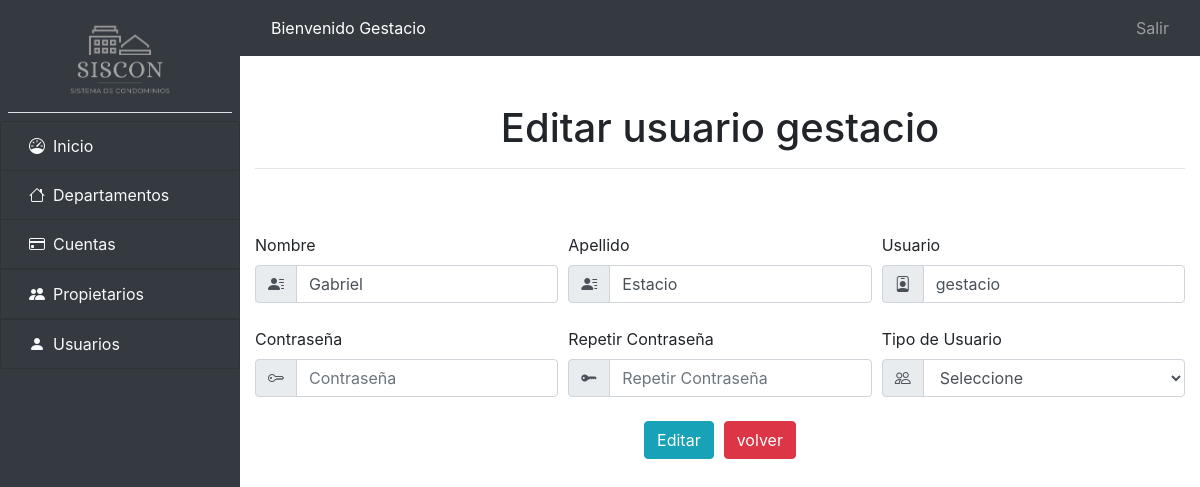
Screenshot of /usuarios/editar_usuario.php?usuario=gestacio (signed in) with the database file from the repository.
### tables this page shows
CREATE TABLE `usuarios` (
  `id` int(11) NOT NULL,
  `nombre` varchar(200) NOT NULL,
  `apellido` varchar(200) NOT NULL,
  `usuario` varchar(64) NOT NULL,
  `contraseña` varchar(64) NOT NULL,
  `tipo_usuario` int(11) NOT NULL,
  `fecha_creacion` date NOT NULL DEFAULT current_timestamp()
);

### Conexion.php (called while the page is built, shortened)
<?php
class Conexion
{
    public function conectar()
    {
        $servidor = 'localhost';
        $nombre_bd = 'siscon';
        $usuario = 'root';
        $password = '';
        $opciones = array(PDO::MYSQL_ATTR_INIT_COMMAND => 'SET NAMES utf8');
        try {
            $this->conexion = new PDO("mysql:host=" . $servidor . "; dbname=" . $nombre_bd, $usuario, $password, $opciones);
            return $this->conexion;
        } catch (Exception $e) {
            die("El error de Conexión es: " . $e->getMessage());
        }
    }
}

### usuarios/editar_usuario.php (the view, shortened to what this page needs)
<?php
if ($_GET) {
    include_once '../Conexion.php';
    $objeto = new Conexion();
    $conexion = $objeto->conectar();
    $consulta = "SELECT *,
    usuarios.id as user_id
    FROM usuarios
    INNER JOIN tipo_usuario ON tipo_usuario.id = usuarios.tipo_usuario
    WHERE usuarios.usuario = '$usuario'";
    $resultado = $conexion->prepare($consulta);
    $resultado->execute();
    $usuario = $resultado->fetch(PDO::FETCH_ASSOC);
}
?>
<?php include_once('../header.php'); ?>
<div class="container">
    <div class="mx-auto">
        <form action="edit_usuario.php" method="POST">
            <div class="form-row">
                <div class="form-group col-md-4">
                    <label>Nombre</label>
                    <div class="input-group mb-2">
                        <div class="input-group-prepend">
                            <div class="input-group-text"><i class="bi bi-person-lines-fill"></i></div>
                        </div>
                        <input type="text" class="form-control" value="<?php echo $usuario['nombre'] ?>" name="nombre" required>
                    </div>
                </div>
                <div class="form-group col-md-4">
                    <label for="apellido">Apellido</label>
                    <div class="input-group mb-2">
                        <div class="input-group-prepend">
                            <div class="input-group-text"><i class="bi bi-person-lines-fill"></i></div>
                        </div>
                        <input id="apellido" type="text" class="form-control" value="<?php echo $usuario['apellido'] ?>" name="apellido" required>
                    </div>
                </div>
                <div class="form-group col-md-4">
                    <label>Usuario</label>
                    <div class="input-group mb-2">
                        <div class="input-group-prepend">
                            <div class="input-group-text"><i class="bi bi-person-badge"></i></div>
                        </div>
                        <input type="text" class="form-control" value="<?php echo $usuario['usuario'] ?>" name="usuario" required>
                    </div>
                </div>
            </div>
            <div class="form-row">
                <div class="form-group col-md-4">
                    <label>Contraseña</label>
                    <div class="input-group mb-2">
                        <div class="input-group-prepend">
                            <div class="input-group-text"><i class="bi bi-key"></i></div>
                        </div>
                        <input type="password" class="form-control" placeholder="Contraseña" name="contraseña" required>
                    </div>
                </div>
                <div class="form-group col-md-4">
                    <label>Repetir Contraseña</label>
                    <div class="input-group mb-2">
                        <div class="input-group-prepend">
                            <div class="input-group-text"><i class="bi bi-key-fill"></i></div>
                        </div>
                        <input type="password" class="form-control" placeholder="Repetir Contraseña" name="contraseña2" required>
                    </div>
                </div>
                <div class="form-group col-md-4">
                    <label>Tipo de Usuario</label>
                    <div class="input-group mb-2">
                        <div class="input-group-prepend">
                            <div class="input-group-text"><i class="bi bi-people"></i></div>
                        </div>
                        <select class="form-control" name="tipo_usuario" required>
                            <option value="">Seleccione</option>
                        </select>
                    </div>
                </div>
            </div>
            <div class="form-row justify-content-center">
                <div class="col-auto">
                    <button type="submit" class="btn btn-info mb-2">Editar</button>
                </div>
                <div class="col-auto">
                    <a onclick="window.location.href = 'administrar_usuarios.php' " class="btn btn-danger mb-2">volver</a>
                </div>
            </div>
        </form>
    </div>
</div>
<?php include_once('../footer.php'); ?>

### rows the page displays
usuarios: nombre "Gabriel", apellido "Estacio", usuario "gestacio"

### other values shown
$_SESSION['usuario'] "Gestacio"
$nombre_titulo "Editar usuario gestacio"
